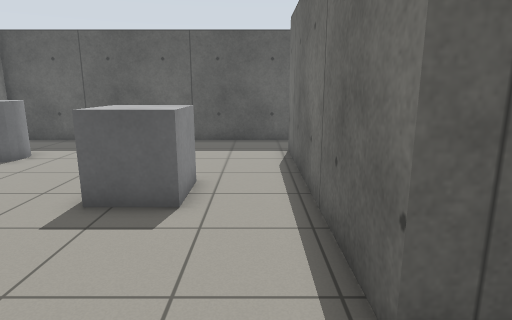
[1] (above)

18 first-person views from a walk through a world built for the Gazebo simulator. The camera is 1.2 m above the floor, tilts 12° down and sees 75° across. The floor is counted in squares, 0.5 m on a side. Each view is taken from the middle of a square. On the plan, view 1 faces up. The plan holds only what a view shows up to about 19 squares ahead; the rest is blank.

[2]
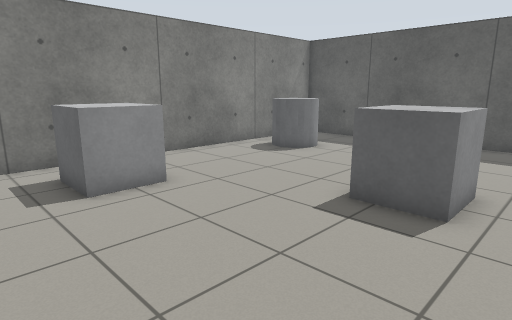

[3]
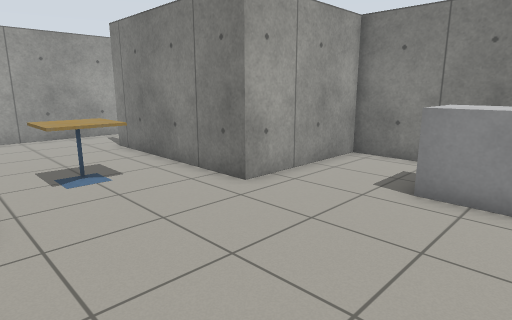

[4]
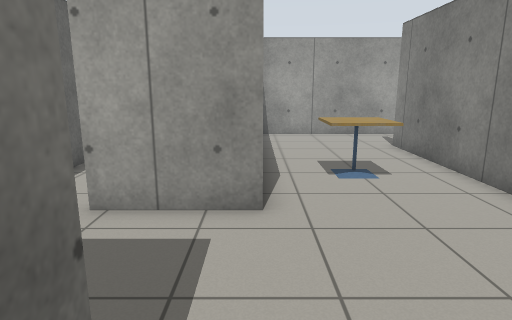

[5]
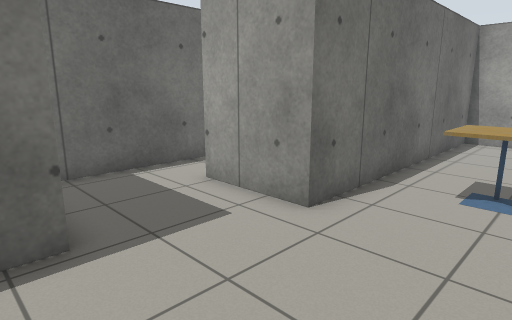

[6]
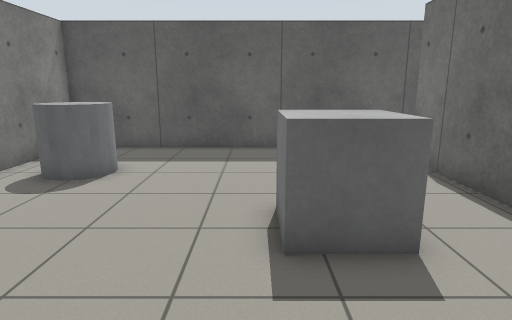

[7]
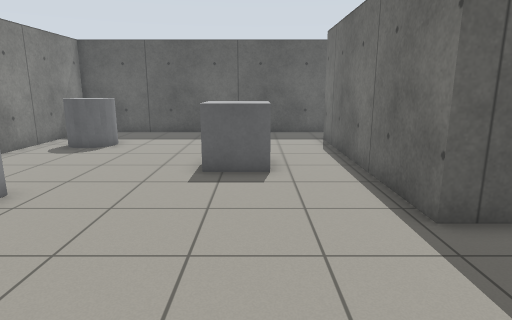

[8]
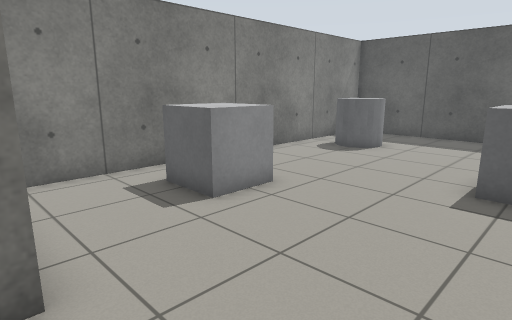

[9]
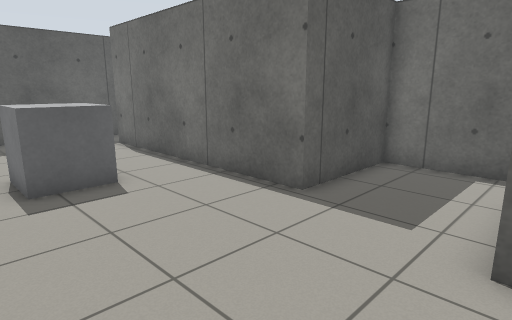

[10]
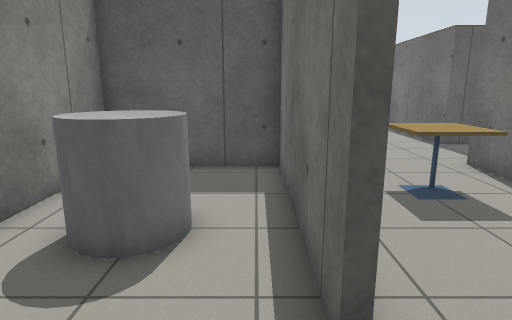

[11]
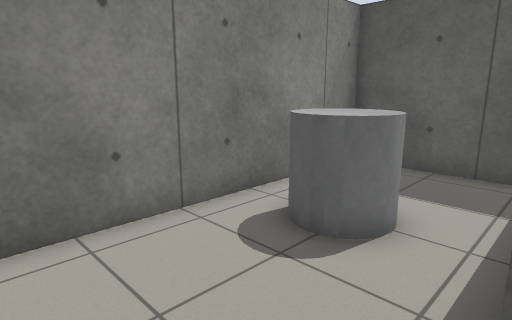

[12]
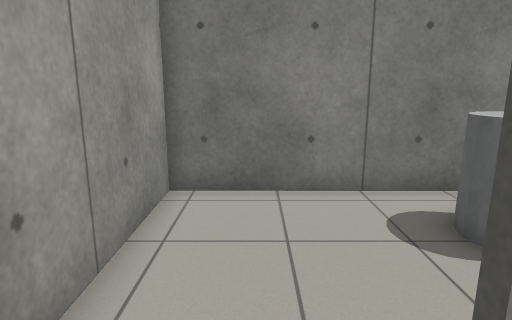

[13]
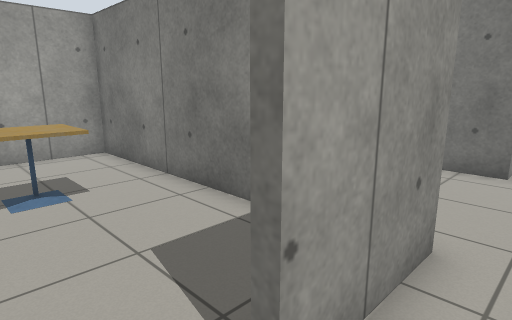

[14]
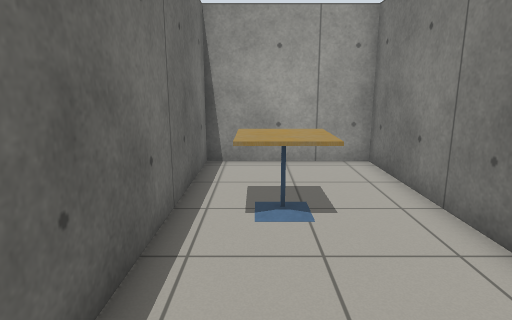

[15]
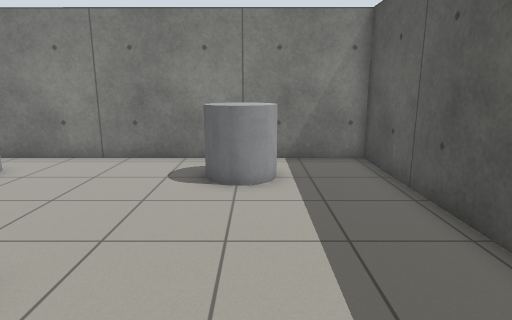

[16]
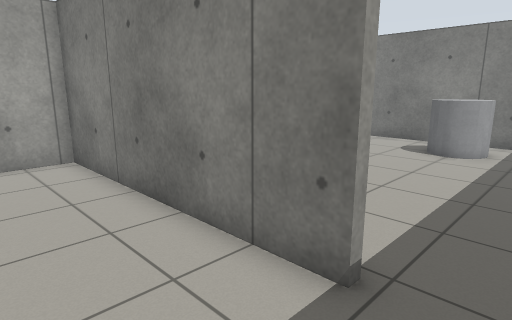

[17]
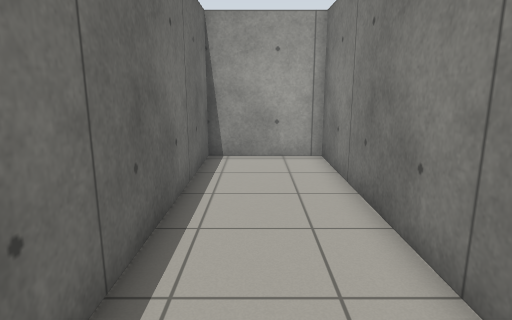

[18]
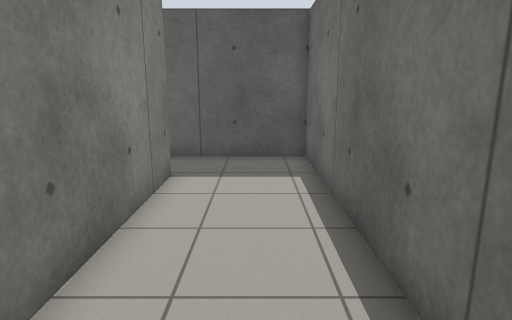

### Floor plan
Points are (right, up) in squares from view 1. A wall is a line through its corners. A room is listed if a view was taken in it or the views show most of it. See-through windows are left out.
Room 1 (views 1, 2, 3, 4, 5, 6, 7, 8, 9, 12, 13, 14, 15)
walls: (5.7, -2.5) (5.7, 2.7) (1.3, 2.7) (1.3, 13.3); (1.6, 15.8) (-11.6, 15.8) (-11.7, -1.4) (-5.9, -1.4) (-5.9, -9.4); (-5.5, -13.1) (-0.1, -13.1) (-0.1, -1.4) (3.4, -1.4)
ways out: opening at (-6, -11) to room 2; opening at (1, 14.5) to room 3; opening at (4.5, -2) to room 4
objects: grey cylinder (-10, 11) to (-8, 12); other object (-9, 3) to (-8, 4); cafe table (-3, -5) to (-2, -4); other object (-3, 7) to (-2, 8)
Room 2 (views 10, 11)
walls: (-6.2, -9.4) (-6.2, -1.6) (-11.7, -1.6) (-11.7, -13.1) (-5.5, -13.1)
ways out: opening at (-6, -11) to room 1
objects: grey cylinder (-10, -7) to (-8, -6)
Room 3 (views 16, 17, 18)
walls: (1.6, 13.2) (1.6, 3) (5.7, 3) (5.8, 15.8) (1.6, 15.8)
ways out: opening at (1, 14.5) to room 1
Room 4 (no view inside)
walls: (0.2, -4.9) (0.2, -13.1) (5.7, -13.1) (5.7, -2.5)
ways out: opening at (4.5, -2) to room 1
objects: cafe table (3, -9) to (4, -8)

Positions as (right, up) in squares from view 1, and headings:
1: (0, 0), facing up
2: (0, 0), facing up-left
3: (0, 5), facing down-left
4: (0, 5), facing down
5: (-4, 4), facing down-right
6: (-4, 2), facing up
7: (-2, -3), facing up
8: (-2, -2), facing up-left
9: (-5, -2), facing up-right
10: (-7, -12), facing up
11: (-6, -12), facing up-left
12: (-4, -11), facing left
13: (5, 0), facing down-left
14: (4, -2), facing down
15: (0, 12), facing left
16: (5, 15), facing down-left
17: (4, 15), facing down
18: (4, 4), facing up
